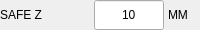
          <widget class="QWidget" name="widget_safe_z" native="true">
           <property name="minimumSize">
            <size>
             <width>0</width>
             <height>30</height>
            </size>
           </property>
           <property name="maximumSize">
            <size>
             <width>16777215</width>
             <height>30</height>
            </size>
           </property>
           <layout class="QHBoxLayout" name="horizontalLayout_5">
            <property name="spacing">
             <number>4</number>
            </property>
            <property name="leftMargin">
             <number>0</number>
            </property>
            <property name="topMargin">
             <number>0</number>
            </property>
            <property name="rightMargin">
             <number>0</number>
            </property>
            <property name="bottomMargin">
             <number>0</number>
            </property>
            <item>
             <widget class="QLabel" name="lbl_safe_z">
              <property name="minimumSize">
               <size>
                <width>90</width>
                <height>0</height>
               </size>
              </property>
              <property name="maximumSize">
               <size>
                <width>90</width>
                <height>16777215</height>
               </size>
              </property>
              <property name="text">
               <string>SAFE Z</string>
              </property>
             </widget>
            </item>
            <item>
             <widget class="QLineEdit" name="lineEdit_safe_z">
              <property name="sizePolicy">
               <sizepolicy hsizetype="Preferred" vsizetype="Preferred">
                <horstretch>0</horstretch>
                <verstretch>0</verstretch>
               </sizepolicy>
              </property>
              <property name="minimumSize">
               <size>
                <width>70</width>
                <height>30</height>
               </size>
              </property>
              <property name="maximumSize">
               <size>
                <width>70</width>
                <height>30</height>
               </size>
              </property>
              <property name="text">
               <string>10</string>
              </property>
              <property name="maxLength">
               <number>10</number>
              </property>
              <property name="alignment">
               <set>Qt::AlignCenter</set>
              </property>
             </widget>
            </item>
            <item>
             <widget class="QLabel" name="lbl_safe_z_unit">
              <property name="sizePolicy">
               <sizepolicy hsizetype="Preferred" vsizetype="Preferred">
                <horstretch>0</horstretch>
                <verstretch>0</verstretch>
               </sizepolicy>
              </property>
              <property name="text">
               <string>MM</string>
              </property>
             </widget>
            </item>
           </layout>
          </widget>
